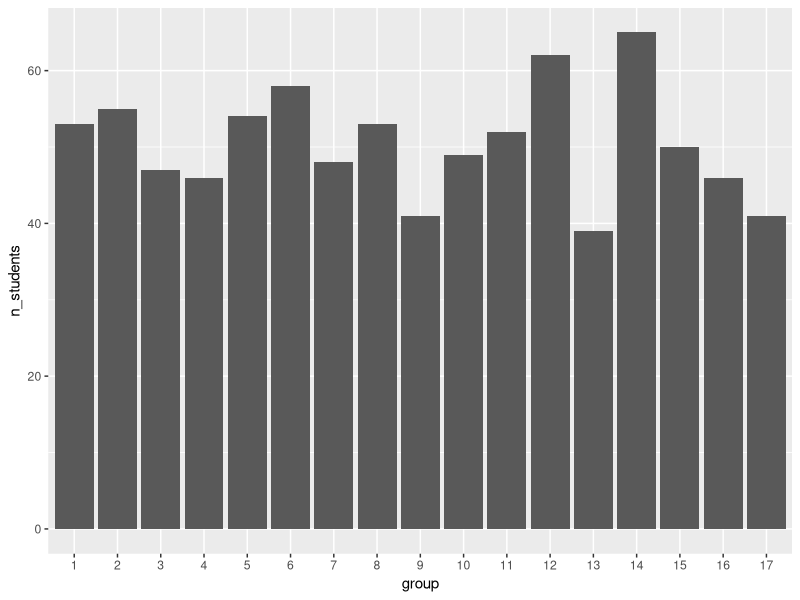
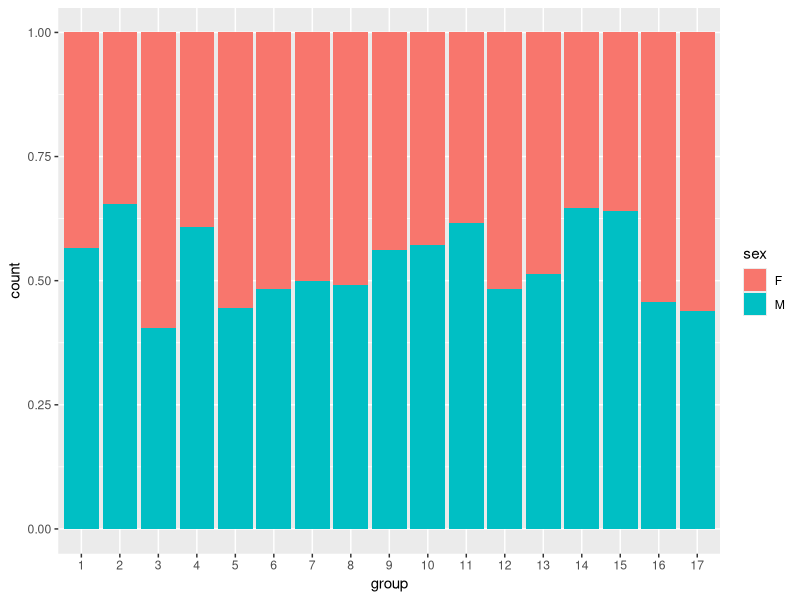
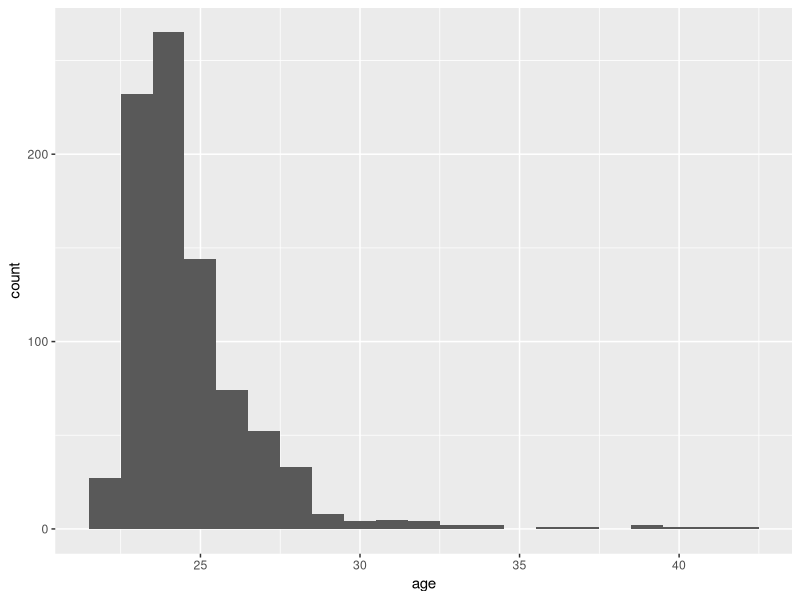
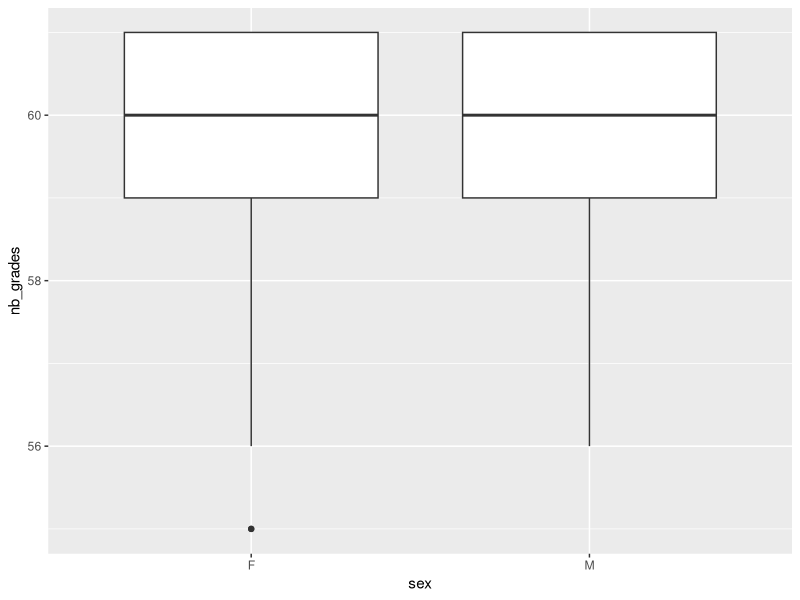
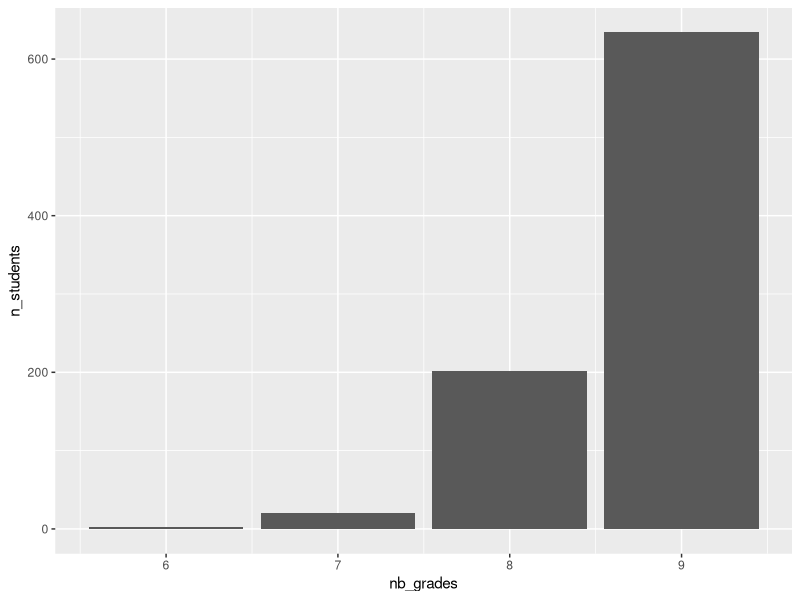
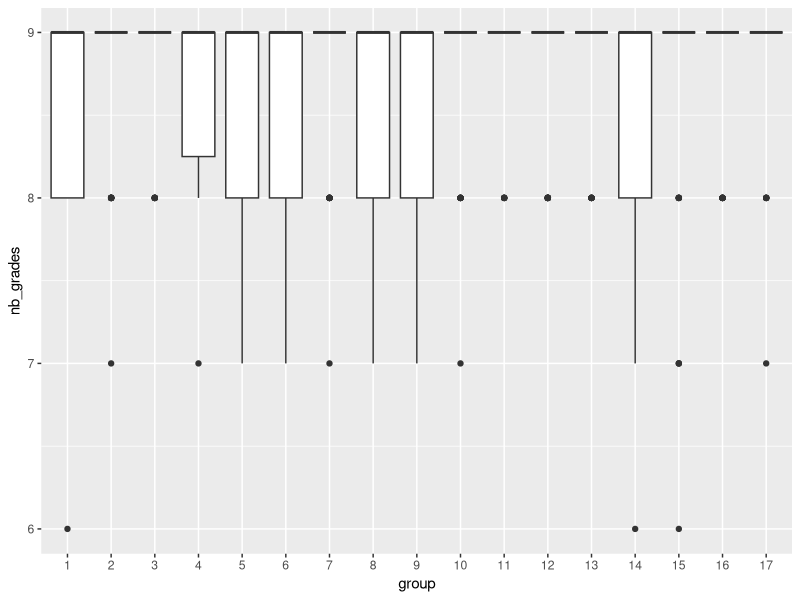
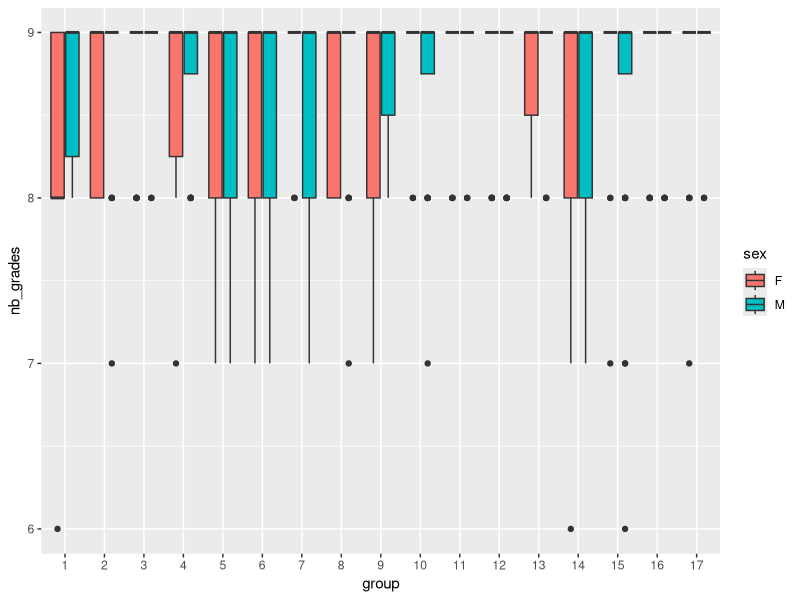
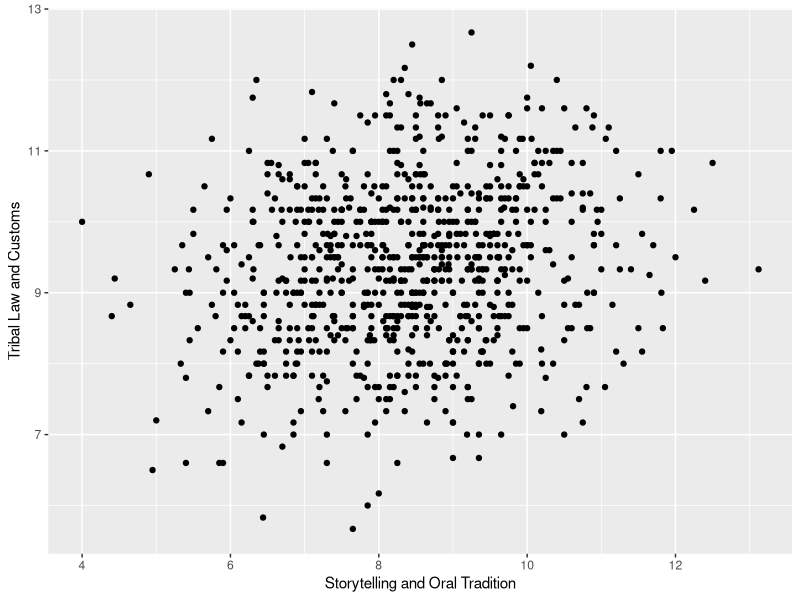

These figures' R source, in order:
## ---- chunk 1
library(readr)
library(dplyr)
library(knitr)
library(ggplot2)
library(lubridate)
library(tidyr)

## ---- chunk 2
courses <- read_csv("courses.csv")
## ---- chunk 3
courses %>%
  rename(
    "identifiant" = course_id,
    "semester" = semester,
    "number of exams" = nb_grades
  ) %>%
  arrange(`course`) %>%
  kable()
## ---- chunk 4
students <- read_csv("students.csv") %>%
  mutate(
    id = as.integer(id),
    group = factor(group),
    birth_date = as.Date(birth_date),
    sex = factor(sex)
  )

class(students$birth_date)
class(students$sex)

## ---- chunk 5
grades <- read_csv("grades.csv")
grades <- read_delim("grades.csv",
  delim = "|",
na = "_",
)

## ---- chunk 6
students %>%
  group_by(group) %>%
  summarise(n_students = n()) %>%
  ggplot(aes(x = group, y = n_students)) +
  geom_col()
## ---- chunk 7
students %>%
  ggplot(aes(x = group, fill = sex)) +
  geom_bar(position = "fill")
## ---- chunk 8
students <- students %>% 
  mutate(
    age = round(time_length(today() - birth_date, unit = "year"))
  )
## ---- chunk 9
students %>%
  ggplot(aes(x = age)) +
  geom_histogram(binwidth = 1)
## ---- chunk 10
age_group <- students %>%
  group_by(group) %>%
  summarise(median_age = median(age))

kable(age_group)
## ---- chunk 11
#? 
## ---- chunk 12

## ---- chunk 13
nb_grades_student <- grades %>%
  group_by(id) %>%                     
  summarise(nb_grades = n()) %>%
  left_join(students %>% select(id, sex), 
            by = "id") 

nb_grades_student %>%
  slice_head(n = 5) %>%
  knitr::kable()
## ---- chunk 14
nb_grades_student %>%
  ggplot(aes(x = sex, y = nb_grades)) +
  geom_boxplot()
## ---- chunk 15
herbal <- grades %>%
  filter(course_id == 2)


herbal_nb <- herbal %>%
  group_by(id) %>%
  summarise(nb_grades = sum(!is.na(grade)))

herbal_nb <- herbal_nb %>%
  left_join(students %>% select(id, group, sex),
            by = "id")

herbal_nb %>%
  slice_head(n = 5) %>%
  knitr::kable()
## ---- chunk 16
herbal_dist <- herbal_nb %>%
  group_by(nb_grades) %>%
  summarise(n_students = n())

herbal_dist %>%
  ggplot(aes(x = nb_grades, y = n_students)) +
  geom_col()
## ---- chunk 17
herbal_nb %>%
  ggplot(aes(x = group, y = nb_grades)) +
  geom_boxplot()
## ---- chunk 18
herbal_nb %>%
  ggplot(aes(x = group, y = nb_grades, fill = sex)) +
  geom_boxplot()
## ---- chunk 19
avg_per_course <- grades %>%
  group_by(id, course_id) %>%
  summarise(avg_grade = mean(grade, na.rm = TRUE))

avg_per_course <- avg_per_course %>%
  left_join(students %>% select(id, group), by = "id")


avg_per_course <- avg_per_course %>%
  left_join(courses %>% select(course_id, `course`),
            by = c("course_id" = "course_id"))

wide_average <- avg_per_course %>%
  mutate(avg_grade = round(avg_grade, 2)) %>%   # <-- arrondi ici
  select(id, group, `course`, avg_grade) %>%
  pivot_wider(
    names_from = `course`,
    values_from = avg_grade
  )


wide_average %>%
  select(id, group,
         `Animal Lore and Totemism`,
         `Astronomy and Celestial Navigation`) %>%
  slice_head(n = 5) %>%
  knitr::kable()
## ---- chunk 20
wide_average %>%
  ggplot(aes(x = `Storytelling and Oral Tradition`,
             y = `Tribal Law and Customs`)) +
  geom_point()
## ---- chunk 21
correlation <- wide_average %>%
  group_by(group) %>%
  summarise(correlation = cor(`Hunting and Gathering Skills`,
                              `Herbalism and Traditional Medicine`))
## ---- chunk 22
max_corr <- correlation %>%
  filter(abs(correlation) == max(abs(correlation))) %>%
  select(group)
max_corr<- max_corr$group

student_max_corr <- wide_average %>%
  filter(group == max_corr)

student_max_corr %>%
  ggplot(aes(x = `Herbalism and Traditional Medicine`,
             y = `Hunting and Gathering Skills`)) +
  geom_point()
## ---- chunk 23
avg_course_student <- grades %>%
  group_by(id, course_id) %>%
  summarise(avg_grade = mean(grade, na.rm = TRUE))

final <- avg_course_student %>%
  group_by(id) %>%
  summarise(final_grade = mean(avg_grade, na.rm = TRUE))

final <- final %>%
  left_join(students %>% select(id, group, sex), by = "id")

final <- final %>%
  arrange(desc(final_grade))

final %>%
  slice_head(n = 5) %>%
  knitr::kable()
## ---- chunk 24
final %>%
  ggplot(aes(x = group, y = final_grade)) +
  geom_boxplot()
## ---- chunk 25
final %>%
  ggplot(aes(x = group, y = final_grade, fill = sex)) +
  geom_boxplot()
## ---- chunk 26
#add the column for the courses with 2 semesters 
avg_course_student <- avg_course_student %>%
  mutate(semester = ifelse(course_id <= 6, 1, 2))

pass <- avg_course_student %>%
  group_by(id) %>%
  summarise(
    min_course = min(avg_grade),
    sem1 = mean(avg_grade[semester == 1]),
    sem2 = mean(avg_grade[semester == 2])
  ) %>%
  mutate(
    pass = (min_course >= 5) & (sem1 >= 10) & (sem2 >= 10)
  )

pass <- pass %>%
  left_join(final %>% select(id, group, sex, final_grade), by = "id") %>%
  select(id, group, final_grade, pass)

pass %>%
  slice_head(n = 5) %>%
  knitr::kable()
## ---- chunk 27
pass %>%
  filter(pass == FALSE & final_grade >= 10) %>%
  summarise(n = n()) %>%
  kable()
